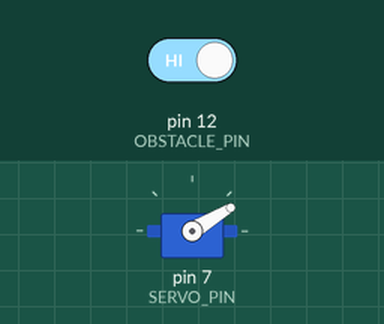
Bench run of a sketch on a simulated Arduino Uno, built with avr-gcc and run on an emulated ATmega328P. Parts: servo. The test bench sets the inputs (shaded band); at power-on: pin 12 (OBSTACLE_PIN) HIGH.

Above: at 1.2 s.
1.3 s: pin 12 (OBSTACLE_PIN) driven LOW
At 2.5 s:
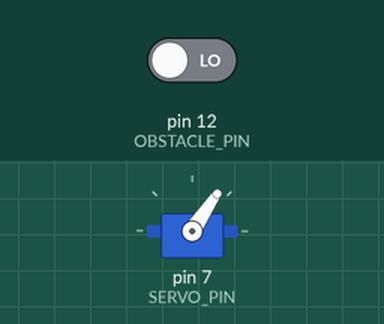
Timing chart, 0 to 4.3 s (numbered marks = the images above; inputs shaded):
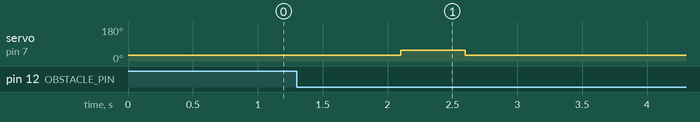

Measured:
- after the input at 1.3 s, servo on pin 7 (SERVO_PIN): 31° → 56° after 0.80 s, → 31° 0.50 s later

The sketch:

Auto_Sprayer_v2.ino
```cpp
#include <Servo.h>

#define SERVO_PIN                7
#define SERVO_INIT_POS          31  // trigger init position (angle)
#define PRESS_ANGLE             25

#define OBSTACLE_PIN            12  // Infrared Obstacle Sensor
#define OBSTACLE_DETECTED       LOW

bool is_ir_detected             = 0;
bool is_time_checking           = 0;
unsigned long detected_time     = 0;
unsigned int keep_detecting_ms  = 800;

bool is_sprayer_ready  = 1;

Servo MG996R;

void pulling_trigger(unsigned pos, unsigned hold_ms) {
  if (pos < SERVO_INIT_POS) {
    return;
  }

  if (pos == SERVO_INIT_POS) {
    MG996R.write(pos);
  } else {
    MG996R.write(pos);
    delay(hold_ms);
    MG996R.write(SERVO_INIT_POS);
  }

  is_sprayer_ready = 0;
}

void setup() {
  MG996R.attach(SERVO_PIN);
  pulling_trigger(SERVO_INIT_POS, 0);
  pinMode(OBSTACLE_PIN, INPUT);
  //Serial.begin(9600);
}

void loop() {
  if (digitalRead(OBSTACLE_PIN) == OBSTACLE_DETECTED) {
    is_ir_detected = 1;

    if (is_time_checking = 0) {
      detected_time = millis();
      is_time_checking = 1;
    }

    if (millis() - detected_time > keep_detecting_ms) {
      detected_time = millis();
      is_time_checking = 0;
      /* keep few ms and pull trigger  */
      //Serial.println('time's up, pull trigger');
      if (is_sprayer_ready == 1) {
        pulling_trigger(SERVO_INIT_POS + PRESS_ANGLE, 500);
        is_sprayer_ready = 0;
      }
    }

  } else {
    detected_time = millis();
    //Serial.println(detected_time);
    is_ir_detected = 0;
    is_time_checking = 0;
    is_sprayer_ready = 1;
  }
}
```
